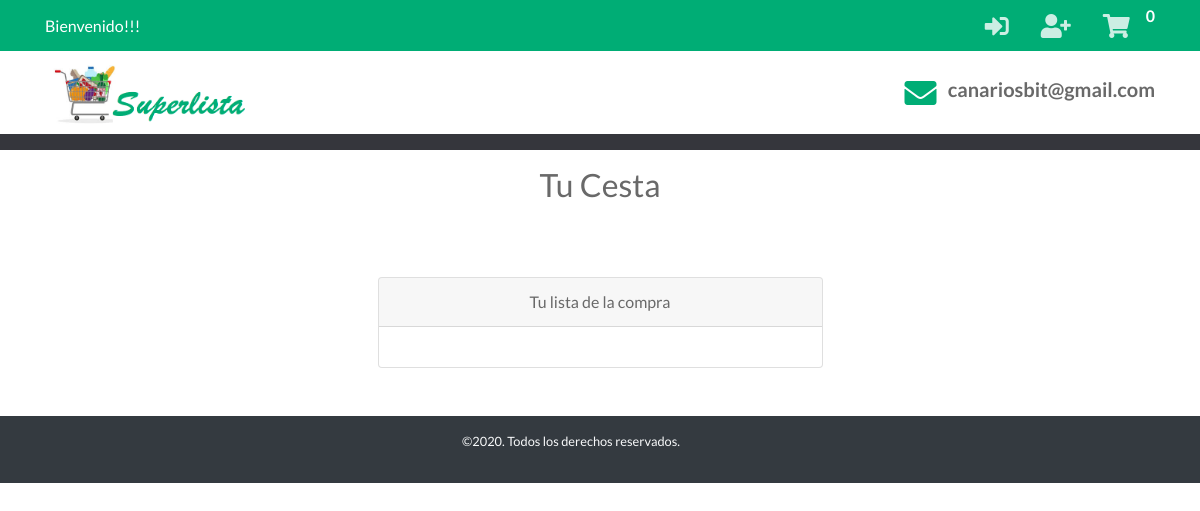
/cart, run on an earlier commit of the app's database.
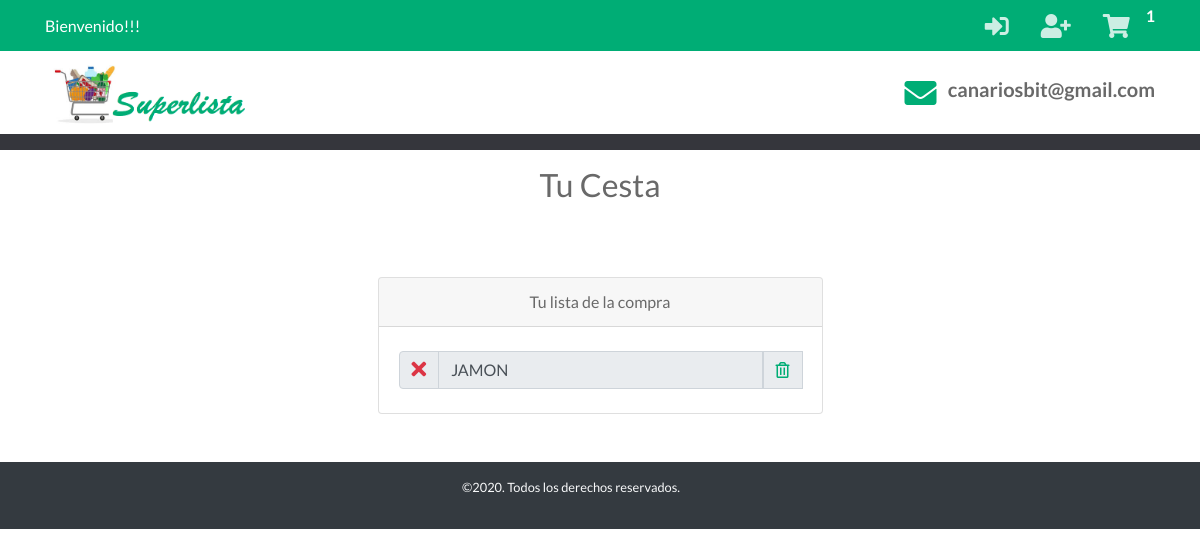
And on a later commit of the database.
### tables this page shows
CREATE TABLE "Cesta" (
	"Id"	INTEGER NOT NULL PRIMARY KEY AUTOINCREMENT UNIQUE,
	"Id_Usuario"	INTEGER NOT NULL,
	"Item"	INTEGER NOT NULL,
	"Tachar"	INTEGER
);

### app.py (the view)
@app.route('/cart')  # Ruta Mi Cesta
def cart():
    cantCarrito()
    if 'nombre' in session:
        items = getAllCesta()
        g.db.close()
        return render_template('carrito.html', items=items)
    else:
        items = getAllCesta()
        g.db.close()
        return render_template('carrito_home.html', items=items)

### app.py (called while the page is built)
def get_db():
    db = getattr(g, '_database', None)
    if db is None:
        db = g._database = sqlite3.connect('database1.db')
    return db

@app.teardown_appcontext
def close_connection(exception):
    db = getattr(g, '_database', None)
    if db is not None:
        db.close()

def conectar_db():
    return sqlite3.connect('database1.db')

def getAllCesta():
    if 'nombre' in session:
        id = session['id']
    else:
        id = -1
    g.db = conectar_db()
    consulta = 'SELECT * FROM Cesta WHERE (Id_usuario = ?)'
    cur = g.db.execute(consulta, [id])
    items = [dict(Id=row[0], Id_Usuario=row[1], Item_nombre=row[2], Tachar=row[3])
             for row in cur.fetchall()]
    g.db.close()
    return items

def cantCarrito():
    if 'nombre' in session:
        id_usuario = session['id']
    else:
        id_usuario = -1
    db = get_db()
    while not(db):
        db = get_db()
    cur = db.cursor()
    find_prod = (
        "SELECT COUNT(Id) FROM Cesta WHERE Id_Usuario = ?")
    cur.execute(find_prod, [(id_usuario)])
    resultado = cur.fetchone()
    session['carrito'] = resultado[0]
    print(resultado)
    print(session['carrito'])
    return session['carrito']

### templates/carrito_home.html (shortened to what the changed rows need)
<!doctype html>
<html lang="en">
<head>
    <link rel="stylesheet" href="{{ url_for('static', filename='css/bootstrap.min.css') }}">
    <link rel="stylesheet" href="{{ url_for('static', filename='css/all.css') }}">
    <link rel="stylesheet" href="{{ url_for('static', filename='css/swiper.min.css') }}">
    <link rel="stylesheet" href="{{ url_for('static', filename='css/venobox.css') }}">
    <link rel="stylesheet" href="{{ url_for('static', filename='css/jarallax.css') }}">
    <link rel="stylesheet" href="{{ url_for('static', filename='js/pickadate.js/themes/default.css') }}">
    <link rel="stylesheet" href="{{ url_for('static', filename='js/pickadate.js/themes/default.date.css') }}">
    <link rel="stylesheet" href="{{ url_for('static', filename='js/pickadate.js/themes/default.time.css') }}">
    <link rel="stylesheet" href="{{ url_for('static', filename='css/estilos.css') }}">
    <link rel="stylesheet" href="{{url_for('static', filename='css/main.css')}}">
</head>
<body>
    <section id="barra-contacto" class="bg-primary text-white py-3 py-lg-1 text-center">
        <div class="container">
            <div class="row justify-content-sm-between align-items-sm-center">
                <div class="col-12 col-sm-auto">
                    <ul class="redes-sociales list-unstyled d-inline-flex mb-0">
                        <span id="cantidad"> <strong>{{ session['carrito'] }}</strong></span>
                    </ul>
                </div>
            </div>
        </div>
    </section>
<section>
        <div class="container">
            <div class="row justify-content-center">
                <div class="col-5 py-5 text-center">
                    <div class="card">
                        <div class="card-body ">
                            {%for item in items %}
                                <div class="input-group py-1">
                                    <div class="input-group-prepend">
                                        <div class="input-group-text">
                                            <a href="/adquirido/{{item.Id}}"><i class="{% if item.Tachar %} text-success fas fa-check {% else %} fa-lg text-danger fas fa-times  {% endif %} "></i></a>
                                        </div>
                                    </div>
                                    <input type="text" readonly="true" color="blue" class="form-control {% if item.Tachar %} tachar {% endif %}" value="{{item.Item_nombre}}">
                                    <div class="input-group-prepend">
                                        <div class="input-group-text">
                                            <a href="/DeleteArtCesta/{{item.Id}}"><i class="far fa-trash-alt text-primary"></i></a>
                                        </div>
                                    </div>
                                </div>
                        {%endfor%}
                    </div>
                </div>
            </div>
        </div>
    </div>
</section>
</body>
</html>

What changed in the data, as far as the page shows it:
added Cesta: Tachar 0 (drawn), Item_nombre "JAMON"
Also different on the page:
{{ session['carrito'] }}: "0" → "1"
